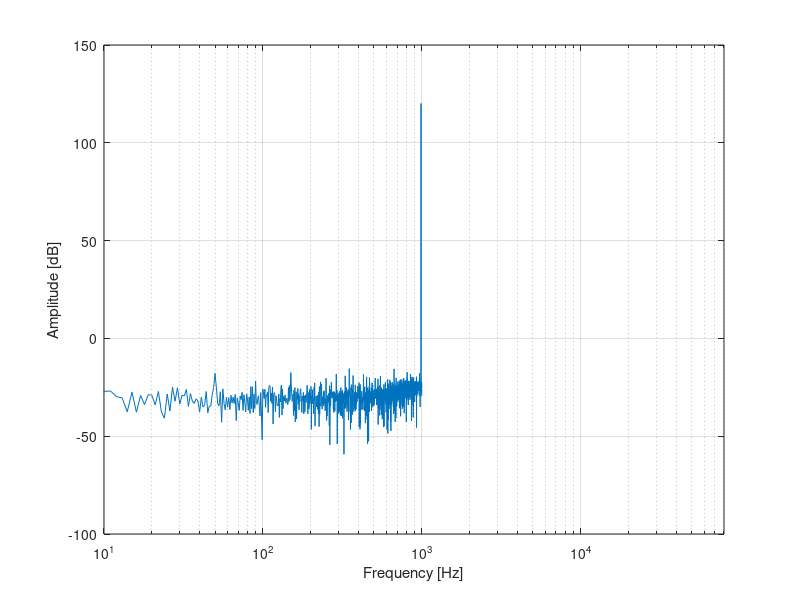

Here is the MATLAB script that generated this plot:
close all;
v1 =  load("fircomp_990.txt"); %add file here
v1=v1-0.5; % Remove the DC component from digital signal.

NFFTv = 2000; %last this many samples will be used to plot fft
OSR = 2048;
Fs = 2e3; %sampling frequency
len = length(v1);
v1 = v1(len-NFFTv+1:end); % Take last NFFTv samples of v1
L = length(v1);
FS = 1;
fv = Fs / 2 * linspace(0, 1, NFFTv / 2 + 1); % Frequency vector (Hz)


%no changes required below this line

% Compute PSD & plot
% Use this for no LEAKAGE :)

wind = 0.5 - 0.5*cos(2*pi*(0:L-1)'/L);   % = hann(L,'periodic') (no toolbox needed)
fft_outv = fft(v1 .* wind, NFFTv);
% Ptot = (abs(fft_outv)).^2; % Power spectrum of the signal

% Normalise the peak of signal

Ptot = (abs(fft_outv)/(FS * sum(wind) * 1/4)).^2; % Power spectrum of the signal
fft_onesided = abs(Ptot(1:NFFTv/2+1));
figure;
semilogx(fv, 10*log10(fft_onesided)); 
xlim([10, 80e3])
xlabel('Frequency [Hz]');
ylabel('Amplitude [dB]');
grid on;

% SNDR calculation
% Select appropriate signal bin for SNDR calculation
fin = 990; 
k = round(fin * NFFTv / Fs) + 1;
sigbin = k-1:k+1;
% For signal power, integrate over input signal BW
sigpow = sum(fft_onesided(sigbin));
% For noise Power, integrate till nyquist frequency and subtract signal
% power.
% npow = sum(fft_onesided(3:end)) - sigpow;
npow = sum(fft_onesided(3:round(end))) - sigpow;

sndr = 10*log10(sigpow./npow); % Compute SNDR
fprintf('SNDR = %.2f dB\n', sndr);
